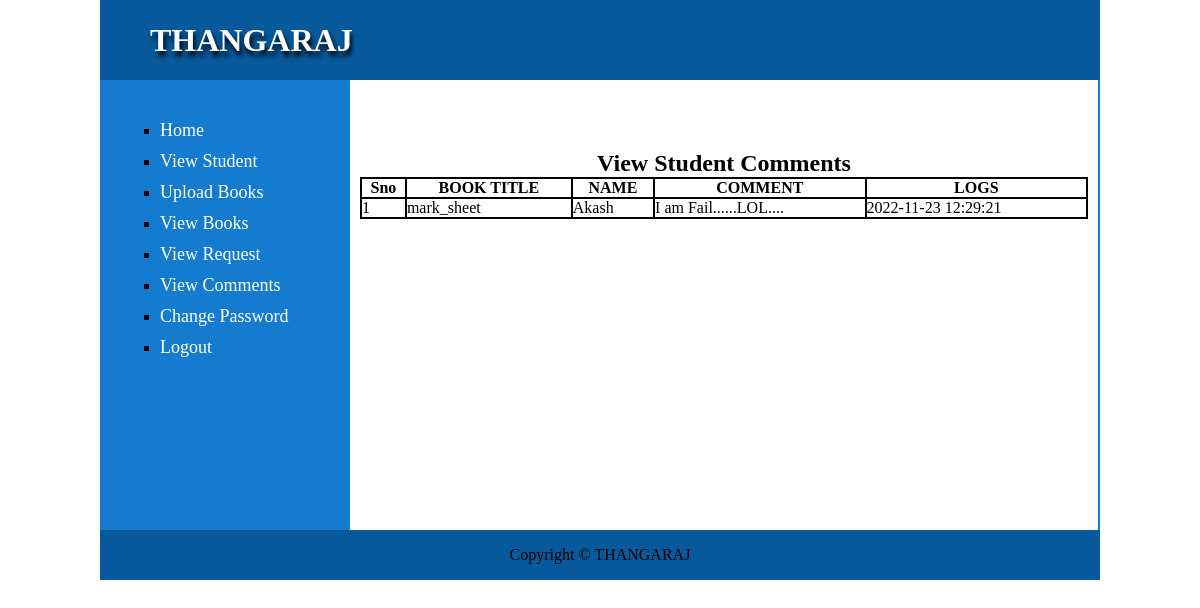
The page /view_comments.php (signed in) on the database its author committed.
### tables this page shows
CREATE TABLE IF NOT EXISTS `comment` (
  `CID` int(11) NOT NULL AUTO_INCREMENT,
  `BID` int(11) NOT NULL,
  `SID` int(11) NOT NULL,
  `COMM` varchar(40) NOT NULL,
  `LOGS` datetime NOT NULL,
  PRIMARY KEY (`CID`)
);

CREATE TABLE IF NOT EXISTS `book` (
  `BID` int(11) NOT NULL AUTO_INCREMENT,
  `BTITLE` varchar(50) NOT NULL,
  `KEYWORDS` varchar(50) NOT NULL,
  `FILE` varchar(50) DEFAULT NULL,
  PRIMARY KEY (`BID`)
);

CREATE TABLE IF NOT EXISTS `student` (
  `ID` int(11) NOT NULL AUTO_INCREMENT,
  `NAME` varchar(50) NOT NULL,
  `PASS` varchar(20) NOT NULL,
  `MAIL` varchar(40) NOT NULL,
  `DEP` varchar(20) NOT NULL,
  `RESUME` varchar(255) DEFAULT NULL,
  PRIMARY KEY (`ID`)
);

### view_comments.php (the view, shortened to what this page needs)
<?php
include 'db.php';
?>
<!DOCTYPE html>
<html lang="en">
<head>
    <link rel="stylesheet" href="css/style.css">
</head>
<body>
    <div class="container">
    <div class="title">
       <h1> THANGARAJ</h1>
    </div>
    <div class="wrapper">
    <h2 class="center">View Student Comments</h2>
<?php
$sql="SELECT  book.BTITLE,student.NAME,comment.COMM,comment.LOGS from comment INNER join book on comment.BID =book.BID INNER join student on comment.SID = student.ID ";
$result=$db->query($sql);
if($row=$result->num_rows>0){
echo "<table>
<tr>
<th>Sno</th>
<th>BOOK TITLE</th>
<th>NAME</th>
<th>COMMENT</th>
<th>LOGS</th></tr>";
$i=0;
while($row=$result->fetch_assoc())
{
    $i++;
    echo "<tr>
    <td>{$i}</td>
    <td>{$row['BTITLE']}</td>
    <td>{$row['NAME']}</td>
    <td>{$row['COMM']}</td>
    <td>{$row['LOGS']}</td>
    </tr>";
}
echo "</table>";
}else{
    echo "<p class='error'>No Student comments Found</p>";
}
?>
    </div>
    <div class="nav">
       <?php
      include "anav.php";
       ?>
    </div>
<div class="footer">
    <p>Copyright &copy; THANGARAJ</p>
</div>
    </div>
</body>
</html>

### css/style.css (style rules this page uses)
* { margin: 0; padding: 0; box-sizing: border-box; }
.container { width: 1000px; margin: auto; }
.title { width: 100%; background: rgb(8, 89, 155); height: 80px; line-height: 80px; padding-left: 50px; }
.title h1 { color: #fff; text-shadow: 2px 5px 5px rgb(0, 0, 0); }
.wrapper { width: 75%; float: right; height: 450px; padding: 10px; border-right: 2px solid rgb(24, 124, 206); }
.nav { width: 25%; background-color: rgb(20, 123, 207); float: right; height: 450px; padding-left: 60px; padding-top: 30px; }
.footer { height: 50px; line-height: 50px; background-color: rgb(8, 89, 155); clear: both; width: 100%; text-align: center; }
.center { text-align: center; margin-top: 60px; }
table { width: 100%; border-collapse: collapse; }
table th,table td { border: 2px solid #000; }

### rows shown on the page
comment: BID.BTITLE "mark_sheet", student.NAME "Akash", COMM "I am Fail......LOL....", LOGS "2022-11-23 12:29:21"
